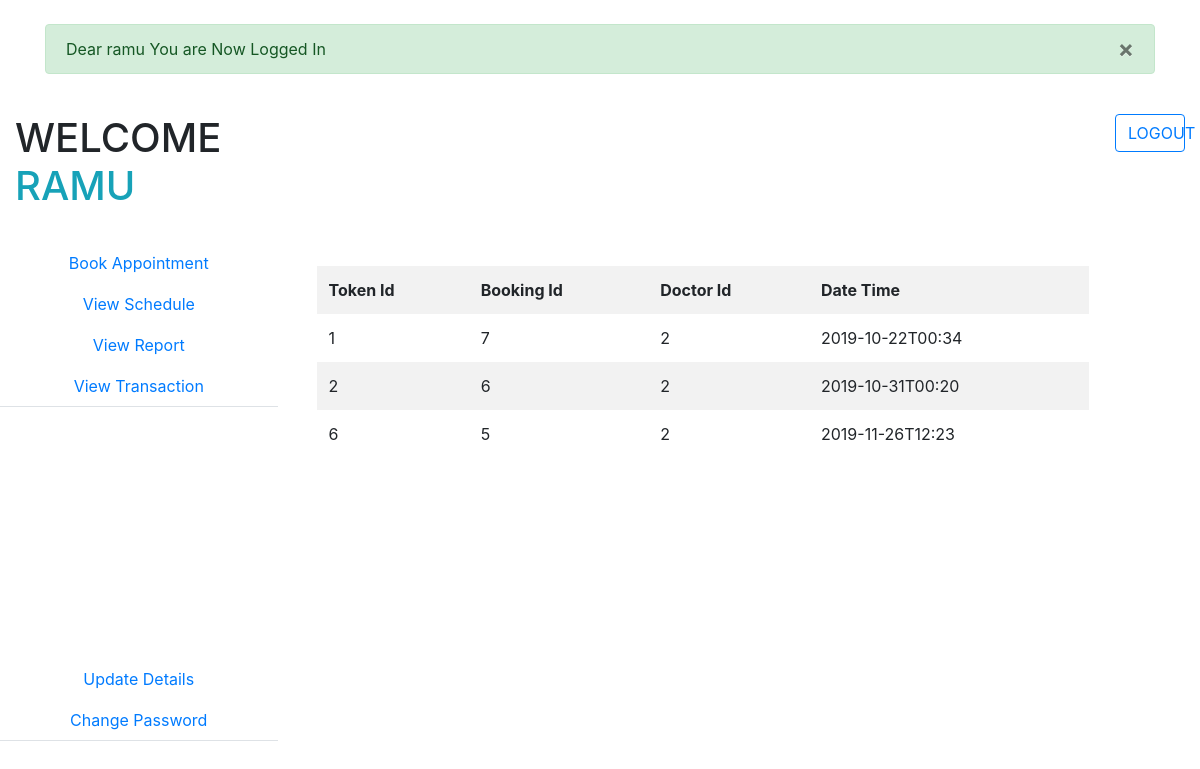
/viewschedule.php (signed in), run on the app's committed database.
### tables this page shows
CREATE TABLE IF NOT EXISTS `patient` (
  `pid` int(10) NOT NULL AUTO_INCREMENT,
  `name` text NOT NULL,
  `age` int(10) NOT NULL,
  `gen` varchar(20) NOT NULL,
  `mobile` bigint(12) NOT NULL,
  `email` varchar(50) NOT NULL,
  `address` varchar(100) NOT NULL,
  `pswd` varchar(25) NOT NULL,
  PRIMARY KEY (`pid`,`email`)
);

CREATE TABLE IF NOT EXISTS `schedule` (
  `tokenid` int(8) NOT NULL AUTO_INCREMENT,
  `bookingid` int(8) NOT NULL,
  `pid` int(8) NOT NULL,
  `did` int(8) NOT NULL,
  `datetime` varchar(40) NOT NULL,
  `sstatus` varchar(20) NOT NULL DEFAULT 'untested',
  PRIMARY KEY (`tokenid`)
);

### operation.php (called while the page is built, shortened)
    <?php
class operation
{
public $con;
function __construct()
{
	$this->con=new mysqli(host,username,password,database);
}
function selectall($sql)
{
	$x=$this->con->query($sql);
	return $x;
}
}
 ?>

### viewschedule.php (the view, shortened to what this page needs)
<!DOCTYPE html>
<html>
<head>
	<link rel="stylesheet" href="https://stackpath.bootstrapcdn.com/bootstrap/4.3.1/css/bootstrap.min.css">
<link rel="stylesheet" type="text/css" href="style.css">
</head>
<body>
	<div class="container">
<div class="row mt-4">
	<div class="col-md-12">
<?php
include("dbcon.php");
include("operation.php");
if (!empty($_SESSION['email']) || !empty($_SESSION['mob'])) {
	$email=$_SESSION['email'];
	$mob=$_SESSION['mob'];
$sql="select * from patient where email='$email' or mobile='$mob'";
$x=mysqli_query($con,$sql);
if($r=mysqli_fetch_assoc($x))
{
	$pid=$r['pid'];
	$obj=new operation();
	$sql2="select * from schedule where pid=$pid";
	$p=$obj->selectall($sql2);
?>
<div class="alert alert-success alert-dismissable">
	<button type="button" class="close" data-dismiss="alert"
	name="button">&times;</button>
<?php echo "Dear ".$r['name']." You are Now Logged In"; ?>
</div>
</div> </div></div> <div class="container-fluid"> <div class="row mt-4"> <div
class="col-md-3 text-uppercase "><h1>Welcome <span class="text-info"><?php echo $r['name']?><span></h1></div> <div
class="col-md-8"></div> <div class="col-md-1"> <a href="logout.php"><button class="btn
btn-outline-primary btn-block">LOGOUT</button></a> </div> </div> </div>
<div class="row mt-4">
	<div class="col-md-3">
		<ul class="nav nav-tabs flex-column text-center">
<li class="nav-item"><a href="bookappointment.php" class="nav-link">Book Appointment</a></li>
<li class="nav-item"><a href="viewschedule.php "class="nav-link">View Schedule</a></li>
<li class="nav-item"><a href="report.php" class="nav-link">View Report</a></li>
<li class="nav-item"><a href="transaction.php" class="nav-link">View Transaction</a></li>
		</ul>
	</div>
		<div class="col-md-8 p-4">
			<table class="table table-hover table-striped table-borderless">
	<tr><th>Token Id</th><th>Booking Id</th>
		<th>Doctor Id</th><th>Date Time</th>
		<?php while($a=mysqli_fetch_assoc($p))
		{ ?>
	</tr>
	<tr><td><?php echo $a['tokenid'] ?></td>
<td><?php echo $a['bookingid'] ?></td>
<td><?php echo $a['did'] ?></td>
<td><?php echo $a['datetime'] ?></td>
	</tr>
<?php } ?>
</table>
			</div>
				<div class="col-md-1"></div>
</div>
<div class="row">
	<div class="col-md-3" style="height:160px"></div>
		<div class="col-md-4 p-4">
		</div>
			<div class="col-md-4 p-4">
			</div>
				<div class="col-md-1"></div>
</div>
<div class="row">
	<div class="col-md-3">
<ul class="nav nav-tabs flex-column text-center">
<li class="nav-item"><a href="pupdatedetail.php" class="nav-link">Update Details</a></li>
<li class="nav-item"><a href="pchangepswd.php"class="nav-link">Change Password</a></li>
		</ul>
	</div>
		<div class="col-md-8">
		 </div>
		<div class="col-md-1"> </div>
</div>
<?php }} ?>
</body></html>

### style.css (style rules this page uses)
body { margin:0px;padding:0px; }
html { scroll-behavior: smooth; }

### data on the page
patient: name "ramu", name "RAMU"
schedule: tokenid "1", bookingid "7", did "2", datetime "2019-10-22T00:34"
schedule: tokenid "2", bookingid "6", did "2", datetime "2019-10-31T00:20"
schedule: tokenid "6", bookingid "5", did "2", datetime "2019-11-26T12:23"
